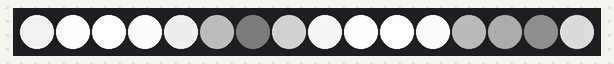
Simulated run of this sketch. Board: Arduino Uno, built with avr-gcc and run on an emulated ATmega328P. Parts: 16 RGB LEDs in strip order, left to right.

Above: at 0.17 s.
At 4.2 s:
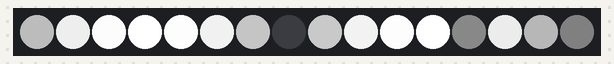
At 9.79 s:
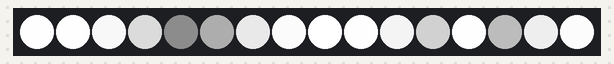
At 19.73 s:
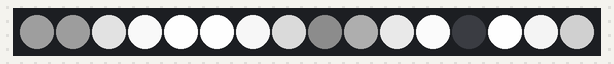
At 29.05 s:
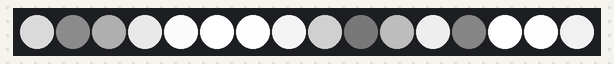
At 39.29 s:
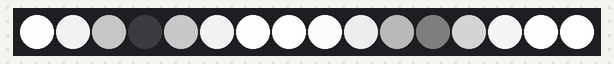

The sketch:

basicuse.ino
```cpp
/*
    Basic Pin setup:
    ------------                                  ---u----
    ARDUINO   13|-> SCLK (pin 25)           OUT1 |1     28| OUT channel 0
              12|                           OUT2 |2     27|-> GND (VPRG)
              11|-> SIN (pin 26)            OUT3 |3     26|-> SIN (pin 11)
              10|-> BLANK (pin 23)          OUT4 |4     25|-> SCLK (pin 13)
               9|-> XLAT (pin 24)             .  |5     24|-> XLAT (pin 9)
               8|                             .  |6     23|-> BLANK (pin 10)
               7|                             .  |7     22|-> GND
               6|                             .  |8     21|-> VCC (+5V)
               5|                             .  |9     20|-> 2K Resistor -> GND
               4|                             .  |10    19|-> +5V (DCPRG)
               3|-> GSCLK (pin 18)            .  |11    18|-> GSCLK (pin 3)
               2|                             .  |12    17|-> SOUT
               1|                             .  |13    16|-> XERR
               0|                           OUT14|14    15| OUT channel 15
    ------------                                  --------

    -  Put the longer leg (anode) of the LEDs in the +5V and the shorter leg
         (cathode) in OUT(0-15).
    -  +5V from Arduino -> TLC pin 21 and 19     (VCC and DCPRG)
    -  GND from Arduino -> TLC pin 22 and 27     (GND and VPRG)
    -  digital 3        -> TLC pin 18            (GSCLK)
    -  digital 9        -> TLC pin 24            (XLAT)
    -  digital 10       -> TLC pin 23            (BLANK)
    -  digital 11       -> TLC pin 26            (SIN)
    -  digital 13       -> TLC pin 25            (SCLK)
    -  The 2K resistor between TLC pin 20 and GND will let ~20mA through each
       LED.  To be precise, it's I = 39.06 / R (in ohms).  This doesn't depend
       on the LED driving voltage.
    - (Optional): put a pull-up resistor (~10k) between +5V and BLANK so that
                  all the LEDs will turn off when the Arduino is reset.

    If you are daisy-chaining more than one TLC, connect the SOUT of the first
    TLC to the SIN of the next.  All the other pins should just be connected
    together:
        BLANK on Arduino -> BLANK of TLC1 -> BLANK of TLC2 -> ...
        XLAT on Arduino  -> XLAT of TLC1  -> XLAT of TLC2  -> ...
    The one exception is that each TLC needs it's own resistor between pin 20
    and GND.

    This library uses the PWM output ability of digital pins 3, 9, 10, and 11.
    Do not use analogWrite(...) on these pins.

    This sketch does the Knight Rider strobe across a line of LEDs.

    Alex Leone <acleone ~AT~ gmail.com>, 2009-02-03 */

#include "Tlc5940.h"

void setup()
{
  /* Call Tlc.init() to setup the tlc.
     You can optionally pass an initial PWM value (0 - 4095) for all channels.*/
  Tlc.init();
  Serial.begin(9600);
}

/* This loop will create a Knight Rider-like effect if you have LEDs plugged
   into all the TLC outputs.  NUM_TLCS is defined in "tlc_config.h" in the
   library folder.  After editing tlc_config.h for your setup, delete the
   Tlc5940.o file to save the changes. */

int value = 0;
float inter;
float freq = 6;

float lag = 0.4;

float a = 3;

void loop()
{
  int direction = 1;


  // 10 bit approximation
  //value = value/16;
  //value = value*16;
  //value = 0;

  for (int channel = 0; channel < NUM_TLCS * 16; channel += direction) {

    /* Tlc.clear() sets all the grayscale values to zero, but does not send
       them to the TLCs.  To actually send the data, call Tlc.update() */
    //Tlc.clear();

    /* Tlc.set(channel (0-15), value (0-4095)) sets the grayscale value for
       one channel (15 is OUT15 on the first TLC, if multiple TLCs are daisy-
       chained, then channel = 16 would be OUT0 of the second TLC, etc.).

       value goes from off (0) to always on (4095).

       Like Tlc.clear(), this function only sets up the data, Tlc.update()
       will send the data. */

  lag = 0.8;

  inter = (1+sin(freq* micros()/1000000.0 + channel*lag))/2.0;
  //inter = 0.5;

  //if (millis()/300 % 3 == 1) {
    inter = (exp(-a*inter)-1)/(exp(-a)-1);
  //}

  value = 4095*inter;
  //if (value > 348) value = 4095;
  //else if (value > 50) value = 500;
  //else value = 0;
  //value = 3000;


    //Serial.println(value);
    if (channel == 12) {
      Tlc.set(channel,4095-value);
    } else {
      Tlc.set(channel,value);
    }

    /* Tlc.update() sends the data to the TLCs.  This is when the LEDs will
       actually change. */

    //delay(1);
  }

  Tlc.update();

}
```
